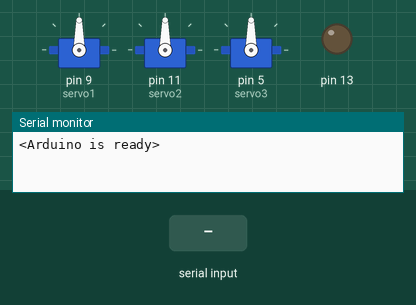
This sketch was run on a simulated Arduino Uno, built with avr-gcc and run on an emulated ATmega328P. Parts: 3 × servo, output pins drawn as LEDs (lit = HIGH), the last lines printed to the serial monitor. Inputs (shaded band) come from the test bench.

Above: at 1.2 s.
1.3 s: "90,45,200\n" received over Serial
At 2.5 s:
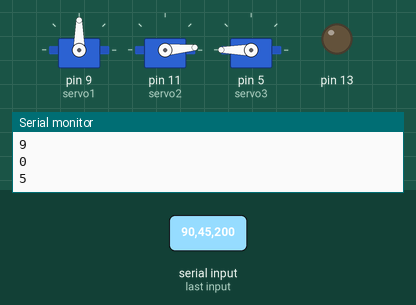
2.8 s: "30,150\n" received over Serial
At 3.7 s:
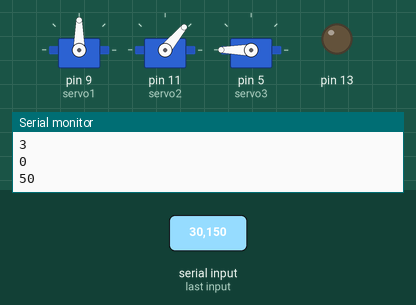
4.3 s: "5\n" received over Serial
At 4.6 s:
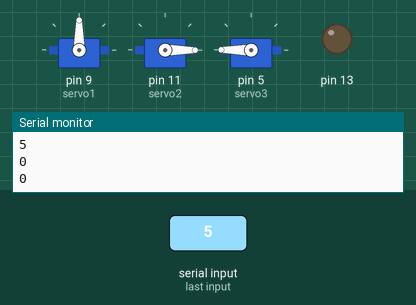
5.8 s: "30,150,10\n" received over Serial
At 6.1 s:
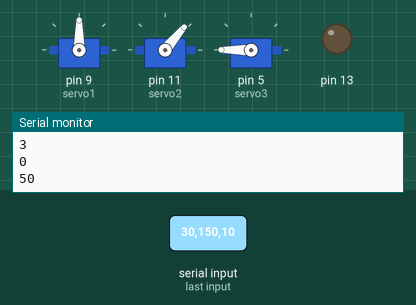
7.3 s: "90,45\n" received over Serial
At 8.3 s:
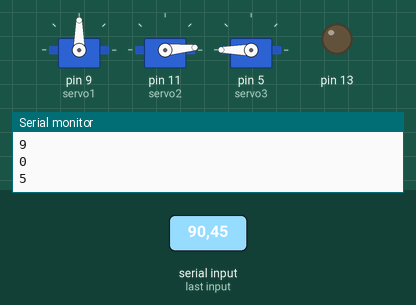
Timing chart, 0 to 9.8 s (numbered marks = the images above; inputs shaded):
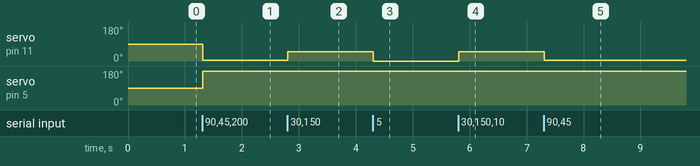

Measured:
- after the input at 1.3 s, servo on pin 11 (servo2): 90° → 5° at once; servo on pin 5 (servo3): 90° → 180° at once
- after the input at 2.8 s, servo on pin 11 (servo2): 5° → 50° at once
- after the input at 4.3 s, servo on pin 11 (servo2): 50° → 0° at once
- after the input at 5.8 s, servo on pin 11 (servo2): 0° → 50° at once
- after the input at 7.3 s, servo on pin 11 (servo2): 50° → 5° at once

The sketch:

Robotic_arm_control.ino
```cpp
// Receive a number as text and convert it to an int
#include <Servo.h>
const byte numChars = 32;
char receivedChars[numChars];                       // an array to store the received data

boolean newData = false;                           // flag variable for new_data_packet arrival
int ar = 0;
int a = 0;
int b = 0;
int dataNumber = 0;             // new for this version
int current_angle_shoulder = 0;
int current_angle_elbow = 0;

// declare servo objects for 3 servo motors used

Servo servo1;
Servo servo2;
Servo servo3;

void setup() {
    Serial.begin(9600);
    Serial.println("<Arduino is ready>");           // Setting up Arduino for serial communication
    servo1.attach(9);
    servo2.attach(11);
    servo3.attach(5);
    pinMode(13,OUTPUT);
}

void loop() {
    recvWithEndMarker();
    showNewNumber();
}

void recvWithEndMarker() {
    static byte ndx = 0;
    char endMarker = '\n';
    char rc;

    if (Serial.available() > 0) {
        rc = Serial.read();

        if (rc != endMarker) {
            receivedChars[ndx] = rc;
            ndx++;
            if (ndx >= numChars) {
                ndx = numChars - 1;
            }
        }
        else {
            receivedChars[ndx] = '\0'; // terminate the string
            ndx = 0;
            newData = true;
        }
    }
}

void showNewNumber() {
    if (newData == true) {
        dataNumber = 0;             // new for this version
        dataNumber = atoi(receivedChars);   // new for this version
        Serial.print("This just in ... ");
        Serial.println(receivedChars);
        Serial.print("Data as Number ... ");    // new for this version
        Serial.println(dataNumber);     // new for this version

        String RD = String(receivedChars);
        String Ar = RD.substring(0,1);
        String A = RD.substring(1,4);
        String B = RD.substring(4,7);

        int ar = Ar.toInt();
        int a = A.toInt();
        int b = B.toInt();

        Serial.println(ar);
        Serial.println(a);
        Serial.println(b);
        int k=0;
        if (ar)
          k = 180;

        servo3.write(k);

        while(current_angle_shoulder != a)
        {
            current_angle_shoulder = (current_angle_shoulder < a) ? (current_angle_shoulder+1) : (current_angle_shoulder-1);
            servo1.write(a);
            delay(5);
        }

        while(current_angle_elbow !=b)
        {
            current_angle_elbow = (current_angle_elbow < b) ? (current_angle_elbow+1) : (current_angle_elbow-1);
            servo2.write(b);
            delay(5);
        }

        newData = false;
    }
}
```
